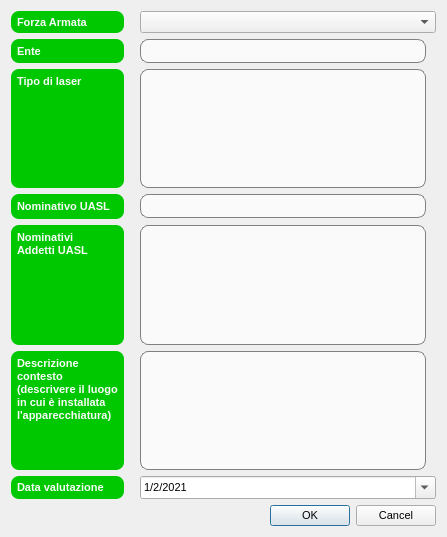
<?xml version="1.0" encoding="UTF-8"?>
<ui version="4.0">
 <class>Description</class>
 <widget class="QDialog" name="Description">
  <property name="geometry">
   <rect>
    <x>0</x>
    <y>0</y>
    <width>447</width>
    <height>537</height>
   </rect>
  </property>
  <property name="font">
   <font>
    <pointsize>8</pointsize>
   </font>
  </property>
  <property name="windowTitle">
   <string>Descrizione installazione</string>
  </property>
  <layout class="QGridLayout" name="gridLayout">
   <item row="0" column="0">
    <widget class="QLabel" name="label_5">
     <property name="font">
      <font>
       <pointsize>8</pointsize>
       <weight>75</weight>
       <bold>true</bold>
      </font>
     </property>
     <property name="styleSheet">
      <string notr="true">QLabel {background-color: #00c800}
QLabel {color: #fafafa}
QLabel {border: 0px solid grey}
QLabel {border-radius: 8px}
QLabel {padding: 3px}
QLabel {margin-right: 10px}</string>
     </property>
     <property name="text">
      <string>Forza Armata</string>
     </property>
    </widget>
   </item>
   <item row="0" column="1">
    <widget class="QComboBox" name="FA_ComboBox">
     <property name="font">
      <font>
       <pointsize>9</pointsize>
      </font>
     </property>
     <property name="styleSheet">
      <string notr="true">QComboBox {border: 1px solid gray};
QComboBox {border-radius: 3px};
QComboBox {padding: 1px 18px 1px 3px};
QComboBox {min-width:10em};</string>
     </property>
     <item>
      <property name="text">
       <string/>
      </property>
     </item>
     <item>
      <property name="text">
       <string>Esercito Italiano</string>
      </property>
     </item>
     <item>
      <property name="text">
       <string>Marina Militare</string>
      </property>
     </item>
     <item>
      <property name="text">
       <string>Aeronautica Militare</string>
      </property>
     </item>
     <item>
      <property name="text">
       <string>Carabinieri</string>
      </property>
     </item>
    </widget>
   </item>
   <item row="1" column="0">
    <widget class="QLabel" name="label_6">
     <property name="font">
      <font>
       <pointsize>8</pointsize>
       <weight>75</weight>
       <bold>true</bold>
      </font>
     </property>
     <property name="styleSheet">
      <string notr="true">QLabel {background-color: #00c800}
QLabel {color: #fafafa}
QLabel {border: 0px solid grey}
QLabel {border-radius: 8px}
QLabel {padding: 3px}
QLabel {margin-right: 10px}</string>
     </property>
     <property name="text">
      <string>Ente</string>
     </property>
    </widget>
   </item>
   <item row="1" column="1">
    <widget class="QLineEdit" name="customerLineEdit">
     <property name="font">
      <font>
       <pointsize>8</pointsize>
      </font>
     </property>
     <property name="styleSheet">
      <string notr="true">QLineEdit {background-color: #fafafa}
QLineEdit {color: #000000}
QLineEdit {border: 1px solid grey}
QLineEdit {border-radius: 8px}
QLineEdit {padding: 3px}
QLineEdit {margin-right: 10px}</string>
     </property>
    </widget>
   </item>
   <item row="2" column="0">
    <widget class="QLabel" name="label">
     <property name="font">
      <font>
       <pointsize>8</pointsize>
       <weight>75</weight>
       <bold>true</bold>
      </font>
     </property>
     <property name="styleSheet">
      <string notr="true">QLabel {background-color: #00c800}
QLabel {color: #fafafa}
QLabel {border: 0px solid grey}
QLabel {border-radius: 8px}
QLabel {padding: 3px}
QLabel {margin-right: 10px}</string>
     </property>
     <property name="text">
      <string>Tipo di laser</string>
     </property>
     <property name="alignment">
      <set>Qt::AlignLeading|Qt::AlignLeft|Qt::AlignTop</set>
     </property>
    </widget>
   </item>
   <item row="2" column="1">
    <widget class="QTextEdit" name="laserTextEdit">
     <property name="font">
      <font>
       <pointsize>8</pointsize>
      </font>
     </property>
     <property name="styleSheet">
      <string notr="true">QTextEdit {background-color: #fafafa}
QTextEdit {color: #000000}
QTextEdit {border: 1px solid grey}
QTextEdit {border-radius: 8px}
QTextEdit {padding: 3px}
QTextEdit {margin-right: 10px}</string>
     </property>
    </widget>
   </item>
   <item row="3" column="0">
    <widget class="QLabel" name="label_3">
     <property name="font">
      <font>
       <pointsize>8</pointsize>
       <weight>75</weight>
       <bold>true</bold>
      </font>
     </property>
     <property name="styleSheet">
      <string notr="true">QLabel {background-color: #00c800}
QLabel {color: #fafafa}
QLabel {border: 0px solid grey}
QLabel {border-radius: 8px}
QLabel {padding: 3px}
QLabel {margin-right: 10px}</string>
     </property>
     <property name="text">
      <string>Nominativo UASL</string>
     </property>
     <property name="alignment">
      <set>Qt::AlignLeading|Qt::AlignLeft|Qt::AlignTop</set>
     </property>
    </widget>
   </item>
   <item row="3" column="1">
    <widget class="QLineEdit" name="UASL_LineEdit">
     <property name="font">
      <font>
       <pointsize>8</pointsize>
      </font>
     </property>
     <property name="styleSheet">
      <string notr="true">QLineEdit {background-color: #fafafa}
QLineEdit  {color: #000000}
QLineEdit {border: 1px solid grey}
QLineEdit {border-radius: 8px}
QLineEdit {padding: 3px}
QLineEdit {margin-right: 10px}</string>
     </property>
    </widget>
   </item>
   <item row="4" column="0">
    <widget class="QLabel" name="label_4">
     <property name="font">
      <font>
       <pointsize>8</pointsize>
       <weight>75</weight>
       <bold>true</bold>
      </font>
     </property>
     <property name="styleSheet">
      <string notr="true">QLabel {background-color: #00c800}
QLabel {color: #fafafa}
QLabel {border: 0px solid grey}
QLabel {border-radius: 8px}
QLabel {padding: 3px}
QLabel {margin-right: 10px}</string>
     </property>
     <property name="text">
      <string>Nominativi
Addetti UASL</string>
     </property>
     <property name="alignment">
      <set>Qt::AlignLeading|Qt::AlignLeft|Qt::AlignTop</set>
     </property>
    </widget>
   </item>
   <item row="4" column="1">
    <widget class="QTextEdit" name="UASL_AssistantTextEdit">
     <property name="font">
      <font>
       <pointsize>8</pointsize>
      </font>
     </property>
     <property name="styleSheet">
      <string notr="true">QTextEdit {background-color: #fafafa}
QTextEdit {color: #000000}
QTextEdit {border: 1px solid grey}
QTextEdit {border-radius: 8px}
QTextEdit {padding: 3px}
QTextEdit {margin-right: 10px}</string>
     </property>
    </widget>
   </item>
   <item row="5" column="0">
    <widget class="QLabel" name="label_2">
     <property name="font">
      <font>
       <pointsize>8</pointsize>
       <weight>75</weight>
       <bold>true</bold>
      </font>
     </property>
     <property name="styleSheet">
      <string notr="true">QLabel {background-color: #00c800}
QLabel {color: #fafafa}
QLabel {border: 0px solid grey}
QLabel {border-radius: 8px}
QLabel {padding: 3px}
QLabel {margin-right: 10px}</string>
     </property>
     <property name="text">
      <string>Descrizione
contesto
(descrivere il luogo 
in cui è installata 
l'apparecchiatura)</string>
     </property>
     <property name="alignment">
      <set>Qt::AlignLeading|Qt::AlignLeft|Qt::AlignTop</set>
     </property>
    </widget>
   </item>
   <item row="5" column="1">
    <widget class="QTextEdit" name="descriptionTextEdit">
     <property name="font">
      <font>
       <pointsize>8</pointsize>
      </font>
     </property>
     <property name="styleSheet">
      <string notr="true">QTextEdit {background-color: #fafafa}
QTextEdit {color: #000000}
QTextEdit {border: 1px solid grey}
QTextEdit {border-radius: 8px}
QTextEdit {padding: 3px}
QTextEdit {margin-right: 10px}</string>
     </property>
    </widget>
   </item>
   <item row="6" column="0">
    <widget class="QLabel" name="label_8">
     <property name="font">
      <font>
       <pointsize>8</pointsize>
       <weight>75</weight>
       <bold>true</bold>
      </font>
     </property>
     <property name="styleSheet">
      <string notr="true">QLabel {background-color: #00c800}
QLabel {color: #fafafa}
QLabel {border: 0px solid grey}
QLabel {border-radius: 8px}
QLabel {padding: 3px}
QLabel {margin-right: 10px}</string>
     </property>
     <property name="text">
      <string>Data valutazione</string>
     </property>
    </widget>
   </item>
   <item row="6" column="1">
    <widget class="QDateEdit" name="dateEdit">
     <property name="buttonSymbols">
      <enum>QAbstractSpinBox::PlusMinus</enum>
     </property>
     <property name="dateTime">
      <datetime>
       <hour>0</hour>
       <minute>0</minute>
       <second>0</second>
       <year>2021</year>
       <month>2</month>
       <day>1</day>
      </datetime>
     </property>
     <property name="displayFormat">
      <string>d/M/yyyy</string>
     </property>
     <property name="calendarPopup">
      <bool>true</bool>
     </property>
     <property name="date">
      <date>
       <year>2021</year>
       <month>2</month>
       <day>1</day>
      </date>
     </property>
    </widget>
   </item>
   <item row="7" column="1">
    <widget class="QDialogButtonBox" name="buttonBox">
     <property name="font">
      <font>
       <pointsize>8</pointsize>
      </font>
     </property>
     <property name="orientation">
      <enum>Qt::Horizontal</enum>
     </property>
     <property name="standardButtons">
      <set>QDialogButtonBox::Cancel|QDialogButtonBox::Ok</set>
     </property>
    </widget>
   </item>
  </layout>
 </widget>
 <resources/>
 <connections>
  <connection>
   <sender>buttonBox</sender>
   <signal>accepted()</signal>
   <receiver>Description</receiver>
   <slot>accept()</slot>
   <hints>
    <hint type="sourcelabel">
     <x>248</x>
     <y>254</y>
    </hint>
    <hint type="destinationlabel">
     <x>157</x>
     <y>274</y>
    </hint>
   </hints>
  </connection>
  <connection>
   <sender>buttonBox</sender>
   <signal>rejected()</signal>
   <receiver>Description</receiver>
   <slot>reject()</slot>
   <hints>
    <hint type="sourcelabel">
     <x>316</x>
     <y>260</y>
    </hint>
    <hint type="destinationlabel">
     <x>286</x>
     <y>274</y>
    </hint>
   </hints>
  </connection>
 </connections>
</ui>
